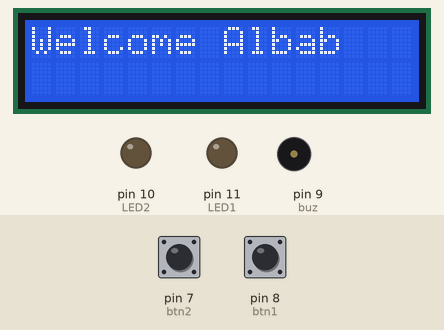
Bench run of a sketch on a simulated Arduino Uno, built with avr-gcc and run on an emulated ATmega328P. Shown: 16×2 character LCD, output pins drawn as LEDs (lit = HIGH), buzzer (waves = sounding). The inputs (shaded band) are chosen by the test bench; at power-on: pin 8 (btn1) HIGH, pin 7 (btn2) HIGH. What the sketch prints to the serial monitor is not drawn.

Above: at 0.1 s.
2.3 s: pin 8 (btn1) pulled LOW for 0.15 s
At 2.47 s:
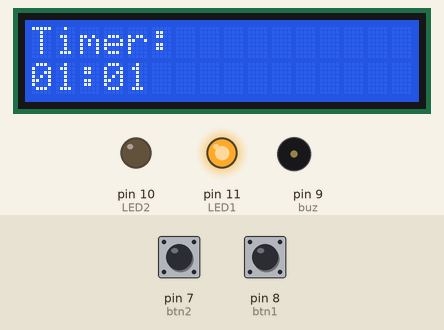
3.0 s: pin 7 (btn2) pulled LOW for 0.15 s
At 3.17 s:
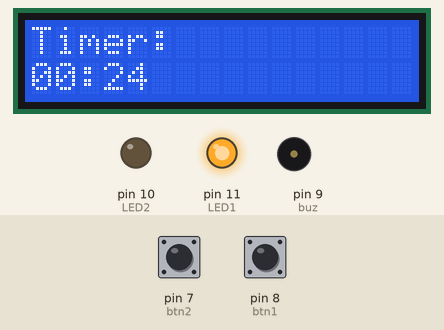
6.1 s: pin 7 (btn2) pulled LOW for 1 s
At 8.4 s:
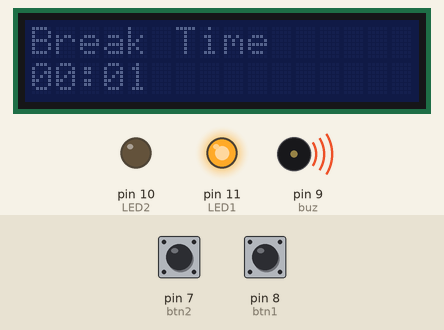
10.1 s: pin 8 (btn1) pulled LOW for 1 s
At 12.9 s:
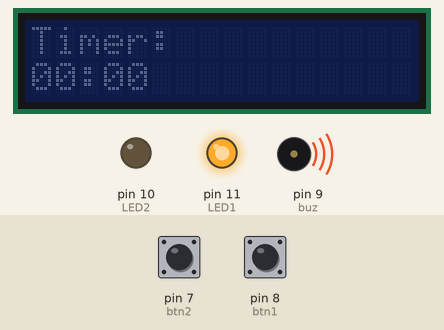
13.3 s: pin 7 (btn2) pulled LOW for 3.2 s
At 15.3 s:
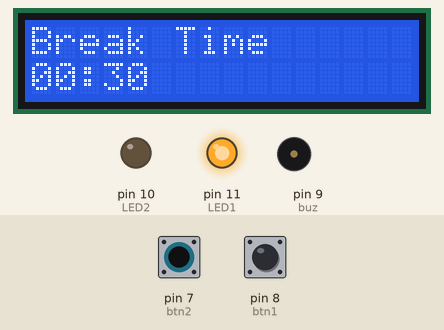
18.6 s: pin 8 (btn1) pulled LOW for 3.2 s
At 22.4 s:
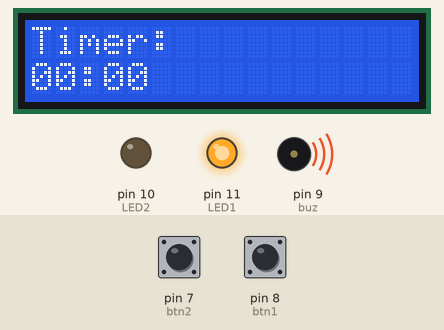
Timing chart, 0 to 26.3 s (numbered marks = the images above; inputs shaded):
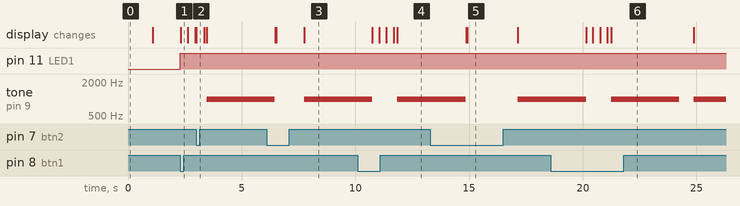

Measured:
- after the input at 2.3 s, pin 11 (LED1): LOW → HIGH at once; the display: changes at once (image 1)
- after the input at 6.1 s, the display: first differs from a run without the input after 0.43 s (image 3 shows a later state)
- after the input at 10.1 s, the display: first differs from a run without the input after 0.95 s (image 4 shows a later state)
- after the input at 13.3 s, the display: first differs from a run without the input after 1.6 s (image 5)
- after the input at 18.6 s, the display: first differs from a run without the input after 1.8 s (image 6 shows a later state)

The sketch:

StudyTimer.ino
```cpp
#include <Adafruit_LiquidCrystal.h>

int b1 = 0;
int LED1 = 11;
int LED2 = 10;
int btn1 = 8;
int btn2 = 7;
int buz = 9;
bool backlightState = false;
int lastButtonState = HIGH;

// Timer
int StartTimeSec = 1;
int StartTimeMin = 1;

// Break time
int BreakTimeSec = 30;
int BreakTimeMin = 0;

Adafruit_LiquidCrystal lcd_1(0);

void setup()
{

    pinMode(btn1, INPUT_PULLUP);
    pinMode(btn2, INPUT_PULLUP);
    pinMode(LED1, OUTPUT);
    pinMode(LED2, OUTPUT);
    pinMode(buz, OUTPUT);

    lcd_1.begin(16, 2);
    lcd_1.print("Welcome Albab");
    delay(1000);
    lcd_1.clear();
    Serial.begin(9600);
}

void loop()
{

    int btn1S = digitalRead(btn1);
    Serial.print(btn1S);

    if (btn1S == LOW)
    {
        b1 = 1;
    }

    if (b1 == 1)
    {
        digitalWrite(LED1, HIGH);
        digitalWrite(LED2, LOW);

        startTimer();
    }
    int reading = digitalRead(btn2);

    // Detect button press transition from HIGH to LOW
    if (reading == LOW && lastButtonState == HIGH)
    {
        delay(50);
        if (digitalRead(btn2) == LOW)
        { // Confirm the press
            backlightState = !backlightState;
            lcd_1.setBacklight(backlightState ? 1 : 0);
        }
    }

    lastButtonState = reading;
   Serial.println(reading);
}

/************Timer***************** */
void startTimer()
{
    lcd_1.setCursor(0, 0);
    lcd_1.print("Timer: ");

    lcd_1.setCursor(0, 1);
    if (StartTimeMin < 10)
    {
        lcd_1.print("0");
    }
    lcd_1.print(StartTimeMin);

    lcd_1.print(":");

    if (StartTimeSec < 10)
    {
        lcd_1.print("0");
    }
    lcd_1.print(StartTimeSec);

    Serial.print("Timer: ");
    if (StartTimeMin < 10)
    {
        Serial.print("0");
    }
    Serial.print(StartTimeMin);

    Serial.print(":");

    if (StartTimeSec < 10)
    {
        Serial.print("0");
    }
    Serial.println(StartTimeSec);

    if (StartTimeSec == 0)
    {
        if (StartTimeMin <= 0)
        {
            StartTimeSec = 0;
            StartTimeMin = 0;

            tone(buz, 1000);
            delay(3000);
            noTone(buz);

            lcd_1.clear();
            lcd_1.setCursor(0, 0);
            lcd_1.print("Break Time");

            startBreakTime();
            return;
        }
        StartTimeSec = 59;
        StartTimeMin--;
    }
    else
    {
        StartTimeSec--;
    }
 // delay(1000);
}

void startBreakTime()
{
  while (BreakTimeMin > 0 || BreakTimeSec > 0)
  {
    lcd_1.setCursor(0, 1);
    if (BreakTimeMin < 10)
    {
      lcd_1.print("0");
    }
    lcd_1.print(BreakTimeMin);
    lcd_1.print(":");
    if (BreakTimeSec < 10)
    {
      lcd_1.print("0");
    }
    lcd_1.print(BreakTimeSec);

    Serial.print("Break Time: ");
    Serial.print(BreakTimeMin);
    Serial.print(":");
    Serial.print(BreakTimeSec);

    //delay(1000);

    if (BreakTimeSec == 0)
    {
      if (BreakTimeMin == 0)
      {
        BreakTimeMin = 1;
        BreakTimeSec = 5;
        lcd_1.clear();
        lcd_1.setCursor(0, 0);
        lcd_1.print("Break Time");
        break;  // Exit break time loop and return to main loop
      }
      BreakTimeSec = 59;
      BreakTimeMin--;
    }
    else
    {
      BreakTimeSec--;
    }

    // Here you can check button presses while the break timer runs
    int reading = digitalRead(btn2);
    if (reading == LOW && lastButtonState == HIGH)
    {
      delay(50);
      if (digitalRead(btn2) == LOW)  // Confirm the press
      {
        backlightState = !backlightState;
        if (backlightState == true)
        {
          lcd_1.setBacklight(true);  // Turn the backlight on
        }
        else
        {
          lcd_1.setBacklight(false); // Turn the backlight off
        }
        while (digitalRead(btn2) == LOW); // Wait for button release
        delay(50);
      }
    }
    lastButtonState = reading;
    Serial.print("   ");
    Serial.println(reading);
  }

  rst();
}


void rst()
{
    tone(buz, 1000);
    delay(3000);
    noTone(buz);
    lcd_1.clear();

    b1 = 0;

    // Timer
    StartTimeSec = 1;
    StartTimeMin = 1;

    // Break time
    BreakTimeSec = 30;
    BreakTimeMin = 0;
}
```
